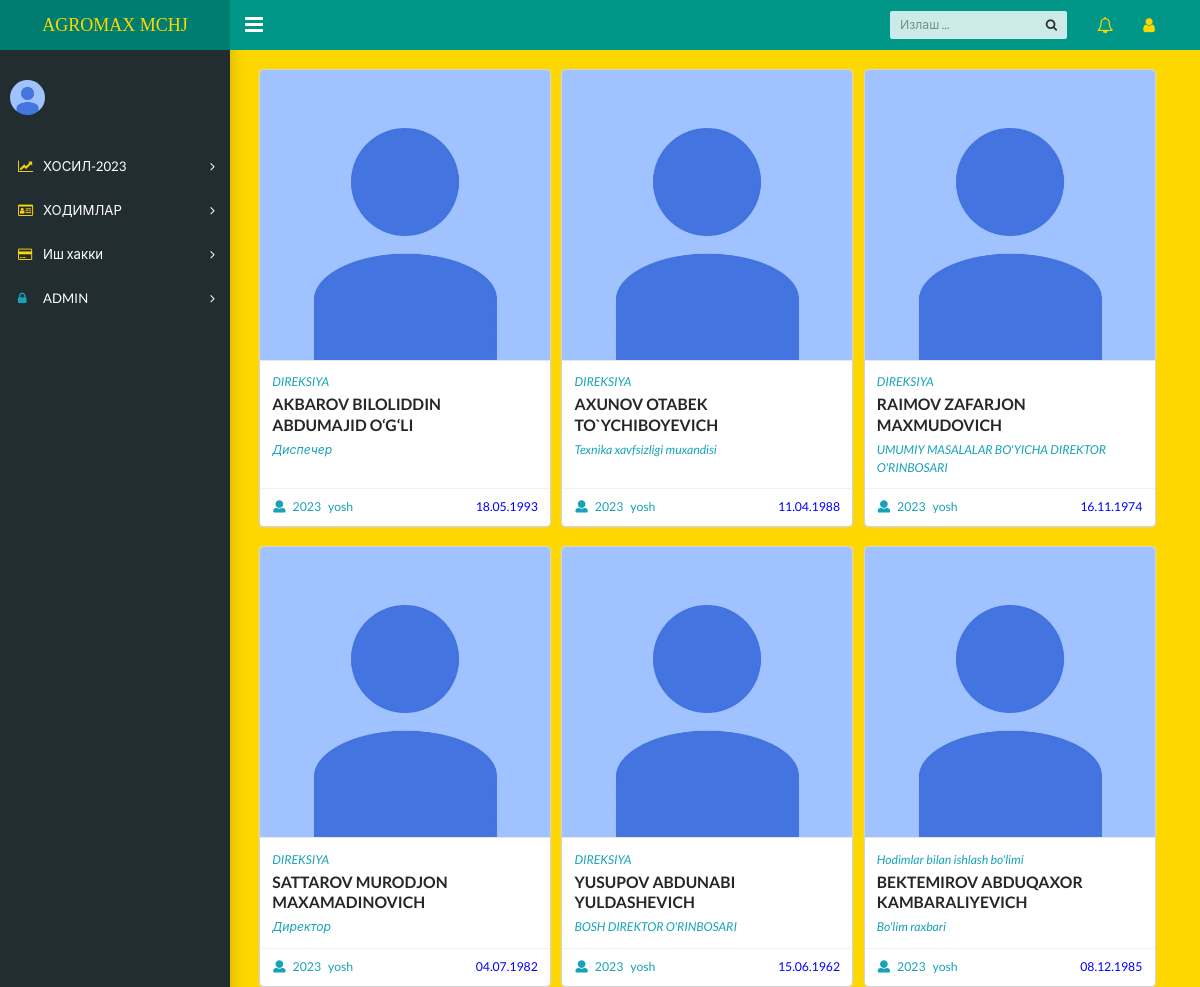
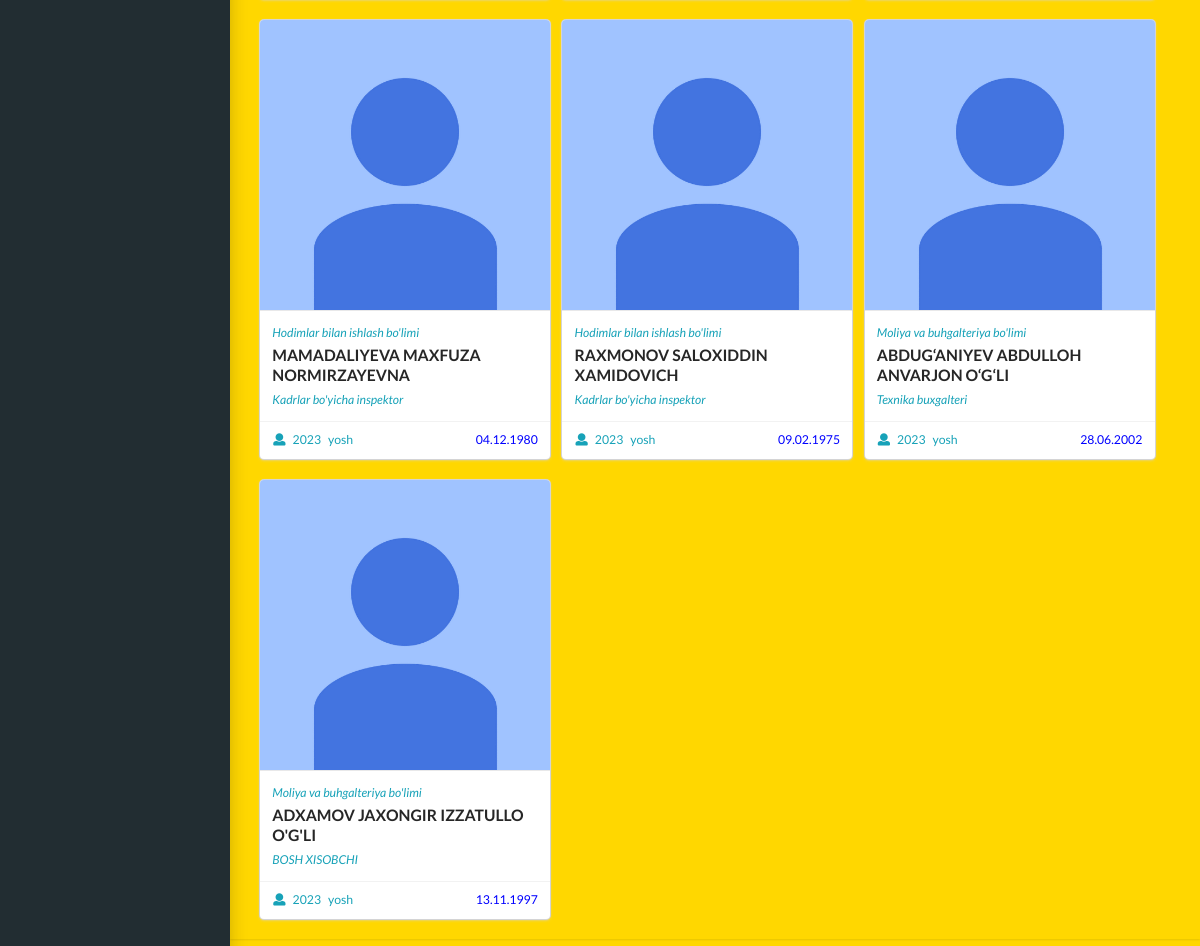
/kadr/ (signed in), run on the app's committed database (2 pictures, top to bottom).
### login/models.py (models this page shows, shortened)
class Profile(models.Model):
    user=models.OneToOneField(User,on_delete=models.CASCADE,unique=True)
    firs_name=models.CharField(max_length=20,blank=True,default='ISM')
    last_name=models.CharField(max_length=20,blank=True,default='FAMILYA')
    pic=models.ImageField(upload_to=get_image_path,default='default/avatar.png')
    activate=models.BooleanField(default=False)

### homes/models.py (models this page shows, shortened)
class Hodim(models.Model):
    fizlitsa=models.OneToOneField('Fizlitsa',on_delete=models.PROTECT,null=True)
    bolim=models.ForeignKey('Bolim',on_delete=models.PROTECT)
    lavozim=models.ForeignKey('Lavozim',on_delete=models.PROTECT,null=True)
    pasport=models.OneToOneField('Pasport',on_delete=models.PROTECT)
    card=models.OneToOneField('Card',on_delete=models.PROTECT,null=True)
    hodim=models.OneToOneField('login.Profile',on_delete=models.PROTECT,null=True,blank=True)

class Bolim(models.Model):
    bolim=models.CharField(max_length=30)
    def __str__(self) -> str:
        return str(self.bolim)

class Fizlitsa(models.Model):
    f_name=models.CharField(max_length=50)
    l_name=models.CharField(max_length=50)
    ful_name=models.CharField(max_length=50)
    birth=models.DateField()

class Lavozim(models.Model):
    lavozim=models.CharField(max_length=50)
    def __str__(self) -> str:
        return str(self.lavozim)

### login/views.py (the view)
# urls.py: path('kadr/',kadr,name='kadr'),
@login_required(login_url='login')
def kadr(request):
    kadr=Hodim.objects.all().order_by('bolim')
    year=datetime.now().strftime("%Y")
    context={"kadr":kadr,'year':year}
    return render(request,'kadr/kadr-inc.html',context)

### templates/kadr/kadr-inc.html (shortened to what this page needs)
{% extends 'homes/dashboard.html' %}
{% load static %}
{% block content %}
<main class="app-content" style="background-color: gold;">
  <div class="app-title  bg-transparent">
    {% include 'kadr/kadr.html' %}
  </div>
</main>
{% endblock %}

### templates/homes/dashboard.html (shortened to what this page needs)
{% load static %}
<!DOCTYPE html>
<html lang="en">
  <head>
    <link rel="stylesheet" href="https://cdnjs.cloudflare.com/ajax/libs/semantic-ui/2.5.0/semantic.min.css" />
    <link rel="stylesheet" type="text/css" href="{% static 'css/main.css' %}">
    <link rel="stylesheet" type="text/css" href="https://maxcdn.bootstrapcdn.com/font-awesome/4.7.0/css/font-awesome.min.css">
  </head>
  <body class="app sidebar-mini">
    <header class="app-header"><a class="app-header__logo" style="color: gold;" href="{% url 'home' %}">AGROMAX MCHJ</a>
      <a class="app-sidebar__toggle" href="#" data-toggle="sidebar" aria-label="Hide Sidebar"></a>
      <ul class="app-nav">
        <li class="app-search">
          <input class="app-search__input" type="search" placeholder="Излаш ...">
          <button class="app-search__button"><i class="fa fa-search"></i></button>
        </li>
        <li class="dropdown"><a class="app-nav__item" href="#" data-toggle="dropdown" aria-label="Show notifications"><i class="fa fa-bell-o fa-lg" style="color: gold;"></i></a>
        </li>
        <li class="dropdown"><a class="app-nav__item" href="#" data-toggle="dropdown" aria-label="Open Profile Menu"><i class="fa fa-user fa-lg" style="color: gold;"></i></a>
        </li>
      </ul>
    </header>
    <aside class="app-sidebar">
      <div class="app-sidebar__user"><img class="app-sidebar__user-avatar ui mini image " src="{{request.user.profile.pic.url}}" alt="User Image">
      </div>
      <ul class="app-menu">
        <li class="treeview"><a class="app-menu__item" href="#" data-toggle="treeview"><i class="app-menu__icon fa fa-line-chart" style="color: gold;"></i><span class="app-menu__label">ХОСИЛ-2023</span><i class="treeview-indicator fa fa-angle-right"></i></a>
        </li>
        <li class="treeview"><a class="app-menu__item" href="#" data-toggle="treeview"><i class="app-menu__icon fa fa-id-card-o" style="color: gold;"></i><span class="app-menu__label">ХОДИМЛАР</span><i class="treeview-indicator fa fa-angle-right"></i></a>
        </li>
        <li class="treeview"><a class="app-menu__item" href="#" data-toggle="treeview"><i class="app-menu__icon fa fa-credit-card " style="color: gold;"></i><span class="app-menu__label">Иш хакки</span><i class="treeview-indicator fa fa-angle-right"></i></a>
        </li>
        <li class="treeview"><a class="app-menu__item" href="#" data-toggle="treeview"><i class="app-menu__icon fa fa-lock text-info"></i><span class="app-menu__label">ADMIN</span><i class="treeview-indicator fa fa-angle-right"></i></a>
        </li>
      </ul>
    </aside>
    {% block content %}
    {% endblock %}
  </body>
</html>

### templates/kadr/kadr.html
{% load django_template_maths %}
<div class="ui link cards ">
    {% for i in kadr %}
    <div class="card">
      <div class="image">
        {% if i.hodim.pic.url %}
        <img src="{{i.hodim.pic.url}}">
        {% else %}
        <img src="/media/default/avatar.png">
        {% endif %}
      </div>
      <div class="content">
        <div class="meta pb-2">
          <p class="text-info">{{i.bolim}}</p>
        </div>
        <div class="header">{{i.fizlitsa.l_name}} {{i.fizlitsa.f_name}} {{i.fizlitsa.ful_name}}</div>
        <div class="description">
          <p class="text-info" >{{i.lavozim}}</p>
        </div>
      </div>
      <div class="extra content">
        <span class="right floated" style="color: blue;">
        {{i.fizlitsa.birth|date:'d.m.Y'}}
        </span>
        <span>
          <i class="user icon text-info"></i>
          <span class="text-info">
            {% with firstname=i.fizlitsa.birth|date:'Y' %}
            {{year|sub:firstname}}&nbsp;&nbsp;  yosh
            {% endwith %}
          </span>
        </span>
      </div>
    </div>
    {% endfor %}
</div>

### data on the page
Hodim: bolim "DIREKSIYA", fizlitsa.l_name "AKBAROV", fizlitsa.f_name "BILOLIDDIN", fizlitsa.ful_name "ABDUMAJID O‘G‘LI", lavozim "Диспечер", fizlitsa.birth "18.05.1993"
Hodim: bolim "DIREKSIYA", fizlitsa.l_name "AXUNOV", fizlitsa.f_name "OTABEK", fizlitsa.ful_name "TO`YCHIBOYEVICH", lavozim "Texnika xavfsizligi muxandisi", fizlitsa.birth "11.04.1988"
Hodim: bolim "DIREKSIYA", fizlitsa.l_name "RAIMOV", fizlitsa.f_name "ZAFARJON", fizlitsa.ful_name "MAXMUDOVICH", lavozim "UMUMIY MASALALAR BO'YICHA DIREKTOR O'RINBOSARI", fizlitsa.birth "16.11.1974"
Hodim: bolim "DIREKSIYA", fizlitsa.l_name "SATTAROV", fizlitsa.f_name "MURODJON", fizlitsa.ful_name "MAXAMADINOVICH", lavozim "Директор", fizlitsa.birth "04.07.1982"
Hodim: bolim "DIREKSIYA", fizlitsa.l_name "YUSUPOV", fizlitsa.f_name "ABDUNABI", fizlitsa.ful_name "YULDASHEVICH", lavozim "BOSH DIREKTOR O'RINBOSARI", fizlitsa.birth "15.06.1962"
Hodim: bolim "Hodimlar bilan ishlash bo'limi", fizlitsa.l_name "BEKTEMIROV", fizlitsa.f_name "ABDUQAXOR", fizlitsa.ful_name "KAMBARALIYEVICH", lavozim "Bo'lim raxbari", fizlitsa.birth "08.12.1985"
Hodim: bolim "Hodimlar bilan ishlash bo'limi", fizlitsa.l_name "MAMADALIYEVA", fizlitsa.f_name "MAXFUZA", fizlitsa.ful_name "NORMIRZAYEVNA", lavozim "Kadrlar bo'yicha inspektor", fizlitsa.birth "04.12.1980"
Hodim: bolim "Hodimlar bilan ishlash bo'limi", fizlitsa.l_name "RAXMONOV", fizlitsa.f_name "SALOXIDDIN", fizlitsa.ful_name "XAMIDOVICH", lavozim "Kadrlar bo'yicha inspektor", fizlitsa.birth "09.02.1975"
Hodim: bolim "Moliya va buhgalteriya bo'limi", fizlitsa.l_name "ABDUG‘ANIYEV", fizlitsa.f_name "ABDULLOH", fizlitsa.ful_name "ANVARJON O‘G‘LI", lavozim "Texnika buxgalteri", fizlitsa.birth "28.06.2002"
Hodim: bolim "Moliya va buhgalteriya bo'limi", fizlitsa.l_name "ADXAMOV", fizlitsa.f_name "JAXONGIR", fizlitsa.ful_name "IZZATULLO O'G'LI", lavozim "BOSH XISOBCHI", fizlitsa.birth "13.11.1997"
